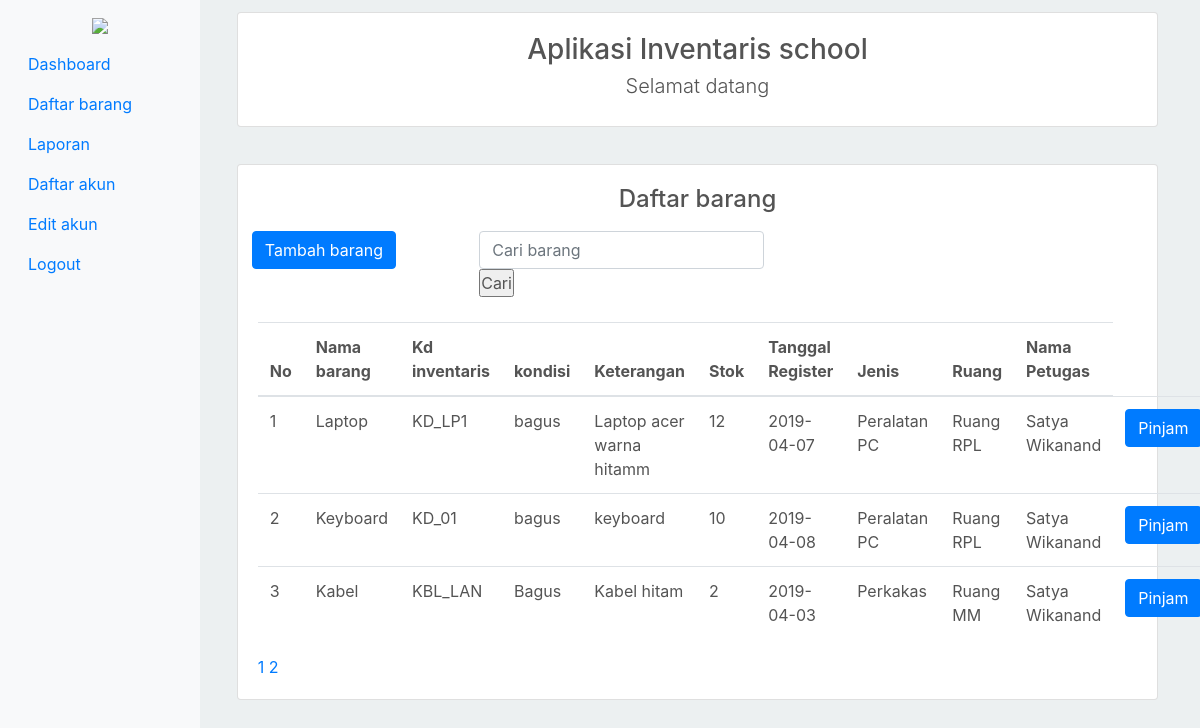
/daftar_barang.php, run on the app's committed database.
### tables this page shows
CREATE TABLE `tb_inventaris` (
  `id_inventaris` int(11) NOT NULL,
  `nama` varchar(30) NOT NULL,
  `kondisi` varchar(20) NOT NULL,
  `keterangan` varchar(30) NOT NULL,
  `kode_inventaris` varchar(10) NOT NULL,
  `tanggal_register` date NOT NULL,
  `stok` int(2) NOT NULL,
  `id_ruang` int(11) NOT NULL,
  `id_jenis` int(11) NOT NULL,
  `id_petugas` int(11) NOT NULL
);

CREATE TABLE `tb_jenis` (
  `id_jenis` int(11) NOT NULL,
  `nama_jenis` varchar(30) NOT NULL,
  `kode_jenis` varchar(10) NOT NULL,
  `keterangan` varchar(40) NOT NULL
);

CREATE TABLE `tb_ruang` (
  `id_ruang` int(11) NOT NULL,
  `nama_ruang` varchar(30) NOT NULL,
  `kode_ruang` varchar(10) NOT NULL,
  `keterangan` varchar(40) NOT NULL
);

CREATE TABLE `tb_petugas` (
  `id_petugas` int(11) NOT NULL,
  `nama_petugas` varchar(30) NOT NULL,
  `username` varchar(50) NOT NULL,
  `password` varchar(50) NOT NULL,
  `id_level` int(11) NOT NULL
);

### config/koneksi.php (called while the page is built, shortened)
<?php
    class koneksi{
        function __construct(){
            $this->db = new mysqli('localhost','root','','inventaris');
        }
        public function limitBarang($mulai,$perPage){
            $query = $this->db->query("SELECT tb_inventaris.id_inventaris,tb_inventaris.nama,tb_inventaris.stok,tb_inventaris.kode_inventaris,tb_inventaris.tanggal_register,tb_inventaris.keterangan,tb_inventaris.kondisi,tb_ruang.nama_ruang,tb_jenis.nama_jenis,tb_petugas.nama_petugas FROM tb_inventaris INNER join tb_ruang on tb_ruang.id_ruang = tb_inventaris.id_ruang INNER join tb_jenis on tb_jenis.id_jenis = tb_inventaris.id_jenis INNER join tb_petugas on tb_petugas.id_petugas = tb_inventaris.id_petugas LIMIT $mulai,$perPage");
            $data  = array();
            foreach($query as $x){
                $data[] = $x;
            }
            return $data;
        }
        public function getRelasiBarang(){
            $query = $this->db->query("SELECT tb_inventaris.id_inventaris,tb_inventaris.nama,tb_inventaris.stok,tb_inventaris.kode_inventaris,tb_inventaris.tanggal_register,tb_inventaris.keterangan,tb_inventaris.kondisi,tb_ruang.nama_ruang,tb_jenis.nama_jenis,tb_petugas.nama_petugas FROM tb_inventaris INNER join tb_ruang on tb_ruang.id_ruang = tb_inventaris.id_ruang INNER join tb_jenis on tb_jenis.id_jenis = tb_inventaris.id_jenis INNER join tb_petugas on tb_petugas.id_petugas = tb_inventaris.id_petugas");
            $data  = array();
            foreach($query as $x){
                $data[] = $x;
            }
            return $data;
        }
    }
?>

### core/init.php (called while the page is built, shortened)
<?php
    $db = new koneksi();
?>

### daftar_barang.php (the view, shortened to what this page needs)
<?php
    require_once 'public/header.php';
?>
<?php
    require_once 'public/sidenav.php';
?>
<div class="container-fluid">
    <main class="col-lg-10 offset-2">
        <div class="container">
            <div class="card">
                <div class="card-body">
                    <h3 class="text-center">Aplikasi Inventaris school</h4>
                    <h4 class="text-center lead">Selamat datang</h4>
                </div>
            </div>
            <div class="card" style="margin-top:4%;">
                <div class="card-body">
                    <h4 class="text-center">Daftar barang</h4>
                    <div class="row">
                        <div class="col-lg-3">
                            <a href="index.php?page=tmb_brg&idSession=<?php echo $_SESSION['id_petugas']; ?>" class="btn btn-primary text-white">Tambah barang</a><br><br>
                        </div>
                        <div class="col-lg-4">
                            <form action="" method="POST">
                                <div class="form-group">
                                    <input type="text" name="cari" id="cari" class="form-control" placeholder="Cari barang">
                                    <input type="submit" name="search" value="Cari">
                                </div>
                            </form>
                        </div>
                    </div>
                    <div id="load">
                    <table class="table table-stripped" id="pagination-data">
                        <thead>
                            <tr>
                                <th>No</th>
                                <th>Nama barang</th>
                                <th>Kd inventaris</th>
                                <th>kondisi</th>
                                <th>Keterangan</th>
                                <th>Stok</th>
                                <th>Tanggal Register</th>
                                <th>Jenis</th>
                                <th>Ruang</th>
                                <th>Nama Petugas</th>
                            </tr>
                        </thead>
                        <tbody>
                            <?php
                                $perPage = 3;
                                $page = isset($_GET['hal']) ? (int)$_GET['hal'] : 1;
                                $mulai = ($page > 1) ? ($page * $perPage) - $perPage : 0;
                                $data = $db->limitBarang($mulai,$perPage);
                                $query = $db->getRelasiBarang();
                                $total = count($query);
                                $pages = ceil($total/$perPage);
                                $no = 1;
                                foreach($data as $row){
                            ?>
                            <tr>
                                <td><?php echo $no++; ?></td>
                                <td><?php echo $row['nama']; ?></td>
                                <td><?php echo $row['kode_inventaris']; ?></td>
                                <td><?php echo $row['kondisi']; ?></td>
                                <td><?php echo $row['keterangan']; ?></td>
                                <td><?php echo $row['stok']; ?></td>
                                <td><?php echo $row['tanggal_register']; ?></td>
                                <td><?php echo $row['nama_jenis']; ?></td>
                                <td><?php echo $row['nama_ruang']; ?></td>
                                <td><?php echo $row['nama_petugas']; ?></td>
                                <td>
                                    <a href="index.php?page=pjm_brg&idBarang=<?php echo $row['id_inventaris'] ?>&idSession=<?php echo $_SESSION['id_petugas']; ?>" class="btn btn-primary">Pinjam</a>
                                </td>
                            </tr>
                            <?php }?>
                        </tbody>
                    </table>
                    <?php
                                for($i = 1; $i<=$pages;$i++){
                            ?>
                            <a href="index.php?page=dft_brg&hal=<?php echo $i;?>"><?php echo $i; ?></a>
                        <?php }?>
                    </div>
                </div>
            </div>
        </div>
    </main>
</div>
<?php
    require_once 'public/footer.php';
?>

### public/header.php (shortened to what this page needs)
<?php require_once 'core/init.php'?>
<!DOCTYPE html>
<html lang="en">
<head>
    <link rel="stylesheet" href="assets/css/bootstrap.css">
    <link rel="stylesheet" href="assets/css/style.css">
</head>
<body>

### public/sidenav.php (shortened to what this page needs)
<div class="container-fluid">
    <div class="row">
        <nav class="col-md-2 bg-light sidebar position-fixed" style="height:100%;z-index:1">
                <div class="sidebar-sticky">
                    <center><img src="assets/img/user.png" style="width:60%;" class="img-responsive"></img></center>
                    <ul class="nav flex-column">
                        <li class="nav-item"><a href="index.php" class="nav-link">Dashboard</a></li>
                        <li class="nav-item"><a href="index.php?page=dft_brg" class="nav-link">Daftar barang</a></li>
                        <li class="nav-item"><a href="cetak_laporan.php" target="_blank" class="nav-link">Laporan</a></li>
                        <li class="nav-item"><a href="index.php?page=dft_akun" class="nav-link">Daftar akun</a></li>
                        <li class="nav-item"><a href="index.php?page=upd_akun&id_petugas=" class="nav-link">Edit akun</a></li>
                        <li class="nav-item"><a href="logout.php" class="nav-link">Logout</a></li>
                    </ul>
                </div>
            </nav>
    </div>
</div>

### public/footer.php
</body>
</html>

### assets/css/style.css (style rules this page uses)
* { margin: 0; padding: 0; box-sizing: border-box; color: #545454; }
.row::after { content: ""; display: grid; clear: both; }
body { background-color:#ecf0f1; }
[class*="col-"] { padding: 1%; float: left; height: auto; }

### data on the page
tb_inventaris: nama "Laptop", kode_inventaris "KD_LP1", kondisi "bagus", keterangan "Laptop acer warna hitamm", stok "12", tanggal_register "2019-04-07", id_jenis.nama_jenis "Peralatan PC", id_ruang.nama_ruang "Ruang RPL", id_petugas.nama_petugas "Satya Wikanand"
tb_inventaris: nama "Keyboard", kode_inventaris "KD_01", kondisi "bagus", keterangan "keyboard", stok "10", tanggal_register "2019-04-08", id_jenis.nama_jenis "Peralatan PC", id_ruang.nama_ruang "Ruang RPL", id_petugas.nama_petugas "Satya Wikanand"
tb_inventaris: nama "Kabel", kode_inventaris "KBL_LAN", kondisi "Bagus", keterangan "Kabel hitam", stok "2", tanggal_register "2019-04-03", id_jenis.nama_jenis "Perkakas", id_ruang.nama_ruang "Ruang MM", id_petugas.nama_petugas "Satya Wikanand"
